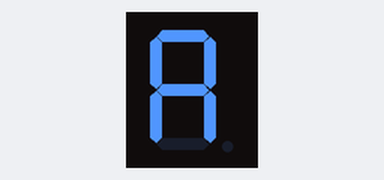
This sketch was run on a simulated Arduino Uno, built with avr-gcc and run on an emulated ATmega328P. Shown: 1-digit seven-segment display. Wiring (inferred from the names in the program): 1-digit 7-segment display, segments lit when HIGH: segments pin 2, pin 3, pin 4, pin 5, pin 6, pin 7, pin 8. The segment pins are drawn as the display they are named for.

Above: at 0.1 s.
At 2.1 s:
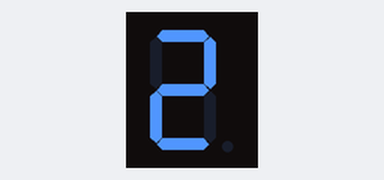
At 4.1 s:
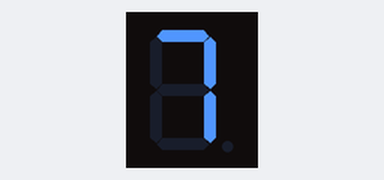
At 6.1 s:
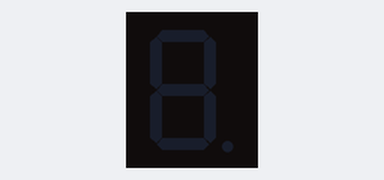

Measured:
- by itself, everything shown: repeats every 10.0 s, in 4 steps
- what the display in image 1 shows lasts 2.0 s, from 2.0 s to 4.0 s
- what the display in image 3 shows lasts 4.0 s, from 6.0 s to 10.0 s

The sketch:

o12_7seg2simple.ino
```cpp
const int segA=2;
const int segB=3;
const int segC=4;
const int segD=5;
const int segE=6;
const int segF=7;
const int segG=8;

void setup() {
  // put your setup code here, to run once:
  pinMode(segA,OUTPUT);
  pinMode(segB,OUTPUT);
  pinMode(segC,OUTPUT);
  pinMode(segD,OUTPUT);
  pinMode(segE,OUTPUT);
  pinMode(segF,OUTPUT);
  pinMode(segG,OUTPUT);

}

void loop() {
  //roll no A27 ( Banuka Vidusanka )

  // on -A
  digitalWrite(segA,HIGH);
  digitalWrite(segB,HIGH);
  digitalWrite(segC,HIGH);
//  digitalWrite(segD,HIGH);
  digitalWrite(segE,HIGH);
  digitalWrite(segF,HIGH);
  digitalWrite(segG,HIGH);

  delay(2000);

  digitalWrite(segA,LOW);
  digitalWrite(segB,LOW);
  digitalWrite(segC,LOW);
//  digitalWrite(segD,LOW);
  digitalWrite(segE,LOW);
  digitalWrite(segF,LOW);
  digitalWrite(segG,LOW);

// on-2
  digitalWrite(segA,HIGH);
  digitalWrite(segB,HIGH);
//  digitalWrite(segC,HIGH);
  digitalWrite(segD,HIGH);
  digitalWrite(segE,HIGH);
//  digitalWrite(segF,HIGH);
  digitalWrite(segG,HIGH);

  delay(2000);

  digitalWrite(segA,LOW);
  digitalWrite(segB,LOW);
//  digitalWrite(segC,LOW);
  digitalWrite(segD,LOW);
  digitalWrite(segE,LOW);
//  digitalWrite(segF,LOW);
  digitalWrite(segG,LOW);

// on-7
  digitalWrite(segA,HIGH);
  digitalWrite(segB,HIGH);
  digitalWrite(segC,HIGH);
//  digitalWrite(segD,HIGH);
//  digitalWrite(segE,HIGH);
//  digitalWrite(segF,HIGH);
//  digitalWrite(segG,HIGH);

  delay(2000);

  digitalWrite(segA,LOW);
  digitalWrite(segB,LOW);
  digitalWrite(segC,LOW);
//  digitalWrite(segD,LOW);
//  digitalWrite(segE,LOW);
//  digitalWrite(segF,LOW);
//  digitalWrite(segG,LOW);

  delay(4000);
  }
```
